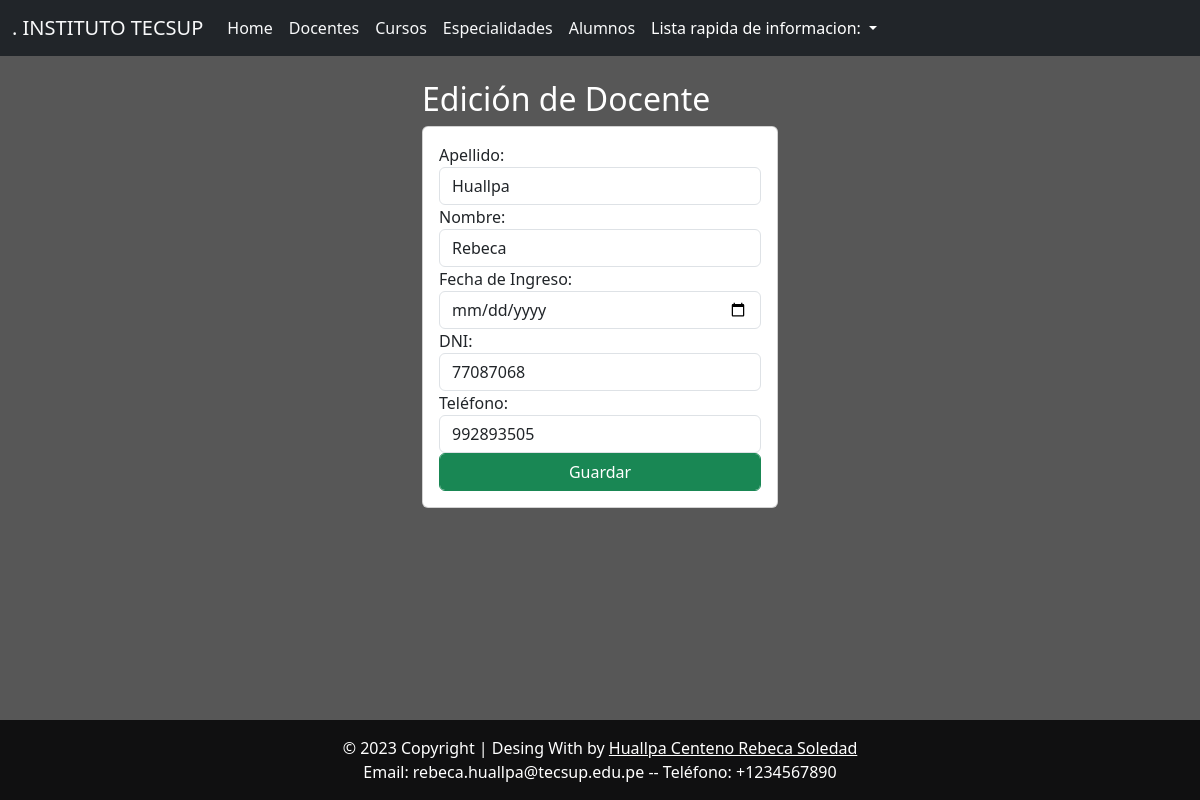
The app's page /ediciondocente/3/ with its own data.
### Aplicaciones/Academicos/models.py (models this page shows, shortened)
class Docente(models.Model):
    apellido = models.CharField(max_length=50)
    nombre = models.CharField(max_length=50)
    f_ingreso = models.DateField()
    dni = models.CharField(max_length=8)
    telefono = models.CharField(max_length=15)

### Aplicaciones/Academicos/views.py (the view)
# urls.py: path('ediciondocente/<str:id>/', views.ediciondocente, name='ediciondocente'),
def ediciondocente(request, id):
    docente = Docente.objects.get(id=id)
    return render(request, "EdicionDocente.html", {"docente": docente})

### Aplicaciones/Academicos/Templates/EdicionDocente.html (shortened to what this page needs)
{% extends './base.html' %}
{% block body %}
<div class="row">
  <div class="col-sm-12 col-md-6 col-lg-4 col-xl-4 offset-md-4">
    <h2>Edición de Docente</h2>
    <div class="card">
      <div class="card-body">
        <form action="{%url 'editar_docente' docente.id%}" method="POST">
          <div class="form-group">
            <label for="apellido">Apellido:</label>
            <input type="text" id="apellido" name="apellido" value="{{ docente.apellido }}" class="form-control">
          </div>
          <div class="form-group">
            <label for="nombre">Nombre:</label>
            <input type="text" id="nombre" name="nombre" value="{{ docente.nombre }}" class="form-control">
          </div>
          <div class="form-group">
            <label for="f_ingreso">Fecha de Ingreso:</label>
            <input type="date" id="f_ingreso" name="f_ingreso" value="{{ docente.f_ingreso }}" class="form-control">
          </div>
          <div class="form-group">
            <label for="dni">DNI:</label>
            <input type="text" id="dni" name="dni" value="{{ docente.dni }}" class="form-control">
          </div>
          <div class="form-group">
            <label for="telefono">Teléfono:</label>
            <input type="text" id="telefono" name="telefono" value="{{ docente.telefono }}" class="form-control">
          </div>
          <div class="form-group">
            <button type="submit" class="btn btn-success form-control">Guardar</button>
          </div>
        </form>
      </div>
    </div>
  </div>
</div>
{% endblock %}

### Aplicaciones/Academicos/Templates/Base.html (style rules this page uses)
body { background-color: #575757; color: #ffffff; }

### records on screen
Docente: apellido "Huallpa", nombre "Rebeca", dni "77087068", telefono "992893505"
